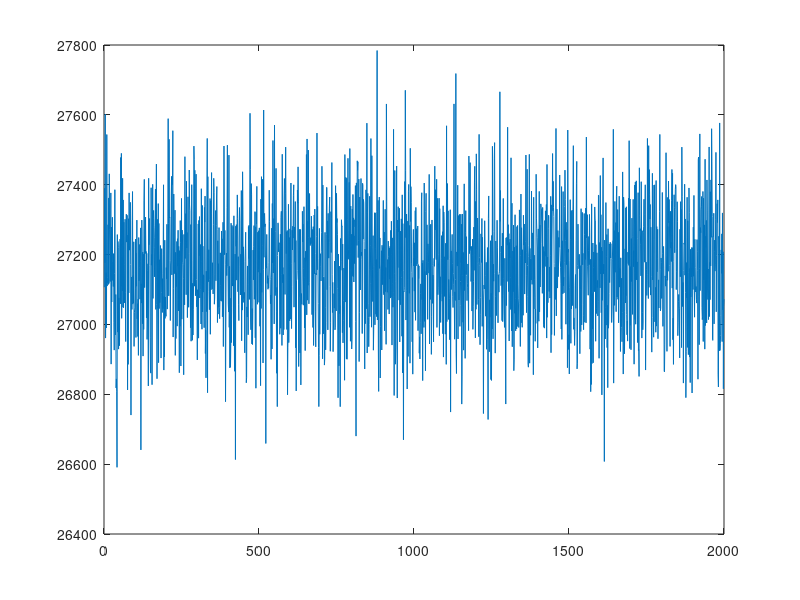

This figure's MATLAB source:
clear all
%% Mode
Mode='SD';  %SD or TD
%% System Parameter
FWC_e=200000;
Bit=12;
DN_max=2^Bit;
Dark_Noise_dn=0.5*2^4; %DN @12bit
Gain=DN_max/FWC_e;
X_number=1024;
Y_number=1;
Sturation_Level=0.9;
DN_mean=DN_max*Sturation_Level;
PreAVE=2;
Npoint_Corr=0.5;   %experiemental unbiased estimator for N=4
Shot_e=((PreAVE*FWC_e*Sturation_Level)^0.5)/PreAVE;
Shot_dn=Shot_e*Gain;
Shot_PostN_dn=Shot_dn*Npoint_Corr;
IE=0.02;
OPD=5;  %micron
Fringe_Period_frequency=3E8/((OPD*1E-6)*2);

%% Simulation Setting
Repeat_Times=2000;  %for Noise Calculation
%% Spectrum Parameter
X_spectrum_number=1024;
Center_Wavelengh=0.84;  %micron
Wavelength_FWHM=0.05;   %micron
Spectrum_Sampling_Ratio=1;    %?Spectrum?FWHM????????
ZP_Ratio=8;
%% SD-OCT Part
%% Simulating Spectrum (Linear with k, simplified) without Noise
Frequency_FWHM=3E8*Wavelength_FWHM/(Center_Wavelengh^2)/(1E-6);
Calculated_Axial_Resolution=3E8/Frequency_FWHM/2*1E6;   %micron
Center_Frequency=3E8/(Center_Wavelengh*1E-6);
Frequency_Sampling_Resolution=Frequency_FWHM/Spectrum_Sampling_Ratio/X_spectrum_number;

Frequency_Array=Frequency_Sampling_Resolution*((-1*X_spectrum_number/2+1):X_spectrum_number/2)+round(Center_Frequency/Frequency_Sampling_Resolution)*Frequency_Sampling_Resolution;
% DC
Spectrum_e=gaussmf(Frequency_Array,[Frequency_FWHM/2.355 Center_Frequency]).*FWC_e.*Sturation_Level;
Spectrum_dn=Spectrum_e*Gain;    %?????????Ave spectrum?, ????round
% Inter
Inter_Spectrum_e=Spectrum_e*IE.*cos((Frequency_Array-Center_Frequency)/Fringe_Period_frequency*2*pi);
Spectrum_with_Inter_e=Spectrum_e+Inter_Spectrum_e;
% Full Frequency Range
Full_Frequency_Array=[0:Frequency_Sampling_Resolution:ZP_Ratio*max(Frequency_Array)]';
Min_Frequency_Index=find(Full_Frequency_Array>min(Frequency_Array),1,'first');
%% Generating Position Array
Time_max=1/Frequency_Sampling_Resolution;    %sec
Temporal_Resolution=Time_max/length(Full_Frequency_Array);
Time=[Temporal_Resolution:Temporal_Resolution:Time_max];
Position_Full=3E8*Time/2;  %/2 for round-trip
Position=Position_Full(1:round(size(Full_Frequency_Array)/2));
Position_micron=Position*1E6;
Position_Sampling_Resolution_micron=Position_micron(2)-Position_micron(1);
Index_Theoritical_Peak_Signal=round(OPD/Position_Sampling_Resolution_micron);

%% Simulating Spectrum (Linear with k, simplified) with Noise
Signal_SDOCT_Array=zeros(Repeat_Times,1);
for p=1:Repeat_Times
    % Noise
    Shot_Noise_Spectrum_e=randn(X_spectrum_number,1)'.*Spectrum_with_Inter_e.^0.5;

    Spectrum_e_with_Noise=Spectrum_with_Inter_e+Shot_Noise_Spectrum_e;
    Spectrum_dn_with_Noise=round(Spectrum_e_with_Noise.*Gain);
    % plot(Frequency_Array,Spectrum_dn_with_Noise);
    %% SD-OCT Calculation (Tranditional)
    Full_Spectrum=zeros(size(Full_Frequency_Array,1),size(Full_Frequency_Array,2));
    Full_Spectrum(Min_Frequency_Index:(Min_Frequency_Index+length(Spectrum_dn_with_Noise)-1))=Spectrum_dn_with_Noise-Spectrum_dn;
    % plot(Full_Frequency_Array,Full_Spectrum);

    S_Full=fft(Full_Spectrum);
    S=S_Full(1:round(size(S_Full)/2));
    % 
    % plot(abs(S))
    % xlim([50 300]/8*ZP_Ratio)
    % ylim([-4E4 4E4])
    
    % Record Signal
    Signal_SDOCT_Array(p)=abs(S(Index_Theoritical_Peak_Signal));
    disp(p);
end
%% Plot Signal

plot(Position_micron,abs(S),Position_micron,real(S))
xlim([OPD-5 OPD+10])
ylim([-4E4 4E4])

%% SNR Calculation for SD-OCT
plot(Signal_SDOCT_Array);

Signal_SDOCT=mean(Signal_SDOCT_Array);
Noise_SDOCT=std(Signal_SDOCT_Array);
SNR_SDOCT=20*log10(Signal_SDOCT/Noise_SDOCT);
